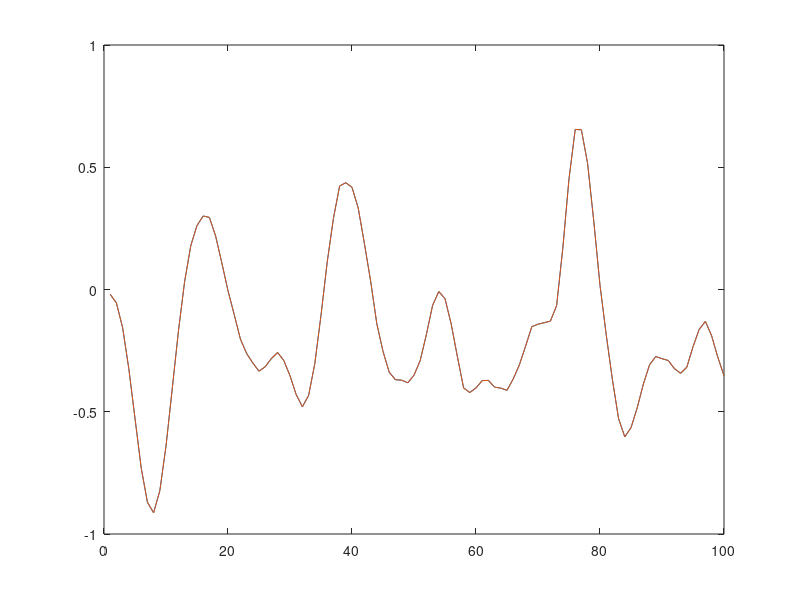

Source code (MATLAB):
x=randn(100,1)+1i*randn(100,1);
B=fir1(10,.1);

xfri=filter(B,1,real(x))+1i*filter(B,1,imag(x));
xf=filter(B,1,x); % Filter Real and Imag together

plot(real(xfri'));
hold on
plot(real(xf')) 
% plot([imag(xfri') imag(xf')]) % Plot Imag Parts
